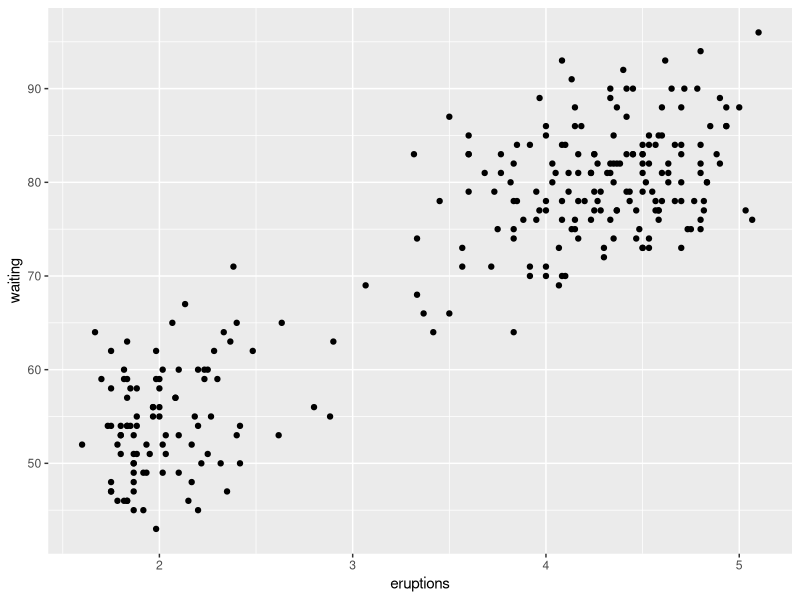

Source code (R):
## ---- chunk 1
knitr::opts_chunk$set(echo = TRUE, message = FALSE, warning = FALSE)
## ---- chunk 2
library(ggplot2)
ggplot(data=faithful, aes(eruptions, waiting)) + 
            geom_point()
## ---- chunk 3
library(caret)

model <- train(waiting ~., data = faithful, method='lm')
model$finalModel
